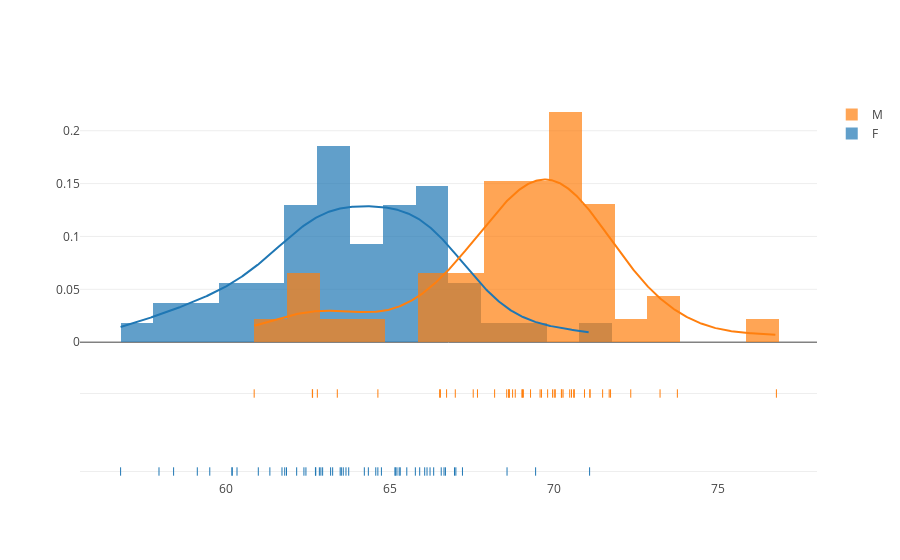

Source (notebook cell):
### Code cell
# https://docs.google.com/spreadsheets/d/1RYn7555m-q5gVXb9Kyp1AzteOkrUgdon3DHfkbEljT0/edit?usp=sharing
import pandas as pd
import plotly.figure_factory as pff
gs_URL = st.text_input("Public Google Sheet URL:","https://docs.google.com/spreadsheets/d/1RYn7555m-q5gVXb9Kyp1AzteOkrUgdon3DHfkbEljT0/edit#gid=0") 
googleSheetId = gs_URL.split("spreadsheets/d/")[1].split("/edit")[0]
worksheetName = st.text_input("Sheet Name:","Bivariate")
URL = f'https://docs.google.com/spreadsheets/d/{googleSheetId}/gviz/tq?tqx=out:csv&sheet={worksheetName}'
df = pd.read_csv(URL)
df = df.dropna(axis=1, how="all")
cq = df.pivot(columns='Gender',values='Height')
fig = pff.create_distplot([cq[c].dropna() for c in cq.columns], cq.columns)
fig.show()

### Figure 1 — Plotly figure (JSON) as saved in the notebook; plotly's stock layout.template omitted (floating-point values rounded to 4 significant figures; data arrays with more than 128 entries replaced by an {"elided": "..."} marker saying what was removed)
{"data": [{"autobinx": false, "histnorm": "probability density", "legendgroup": "F", "marker": {"color": "rgb(31, 119, 180)"}, "name": "F", "opacity": 0.7, "type": "histogram", "x": [66.96, 65.15, 62.89, 62.84, 59.12, 61.78, 64.62, 69.44, 62.73, 63.24, 63.47, 60.98, 57.95, 64.73, 63.74, 59.5, 62.94, 65.28, 65.21, 61.33, 62.72, 60.17, 62.15, 64.21, 68.57, 63.65, 66.64, 56.77, 71.09, 66.22, 63.18, 65.77, 63.57, 65.9, 60.18, 66.05, 61.7, 62.37, 66.69, 65.31, 60.33, 62.43, 66.33, 61.84, 63.51, 66.12, 66.56, 67.21, 58.39, 64.56, 67.0, 65.16, 65.51, 64.33], "xaxis": "x", "xbins": {"end": 71.09, "size": 1, "start": 56.77}, "yaxis": "y"}, {"autobinx": false, "histnorm": "probability density", "legendgroup": "M", "marker": {"color": "rgb(255, 127, 14)"}, "name": "M", "opacity": 0.7, "type": "histogram", "x": [66.99, 70.04, 71.48, 69.8, 73.24, 68.74, 69.06, 70.53, 71.72, 66.53, 70.62, 70.01, 63.39, 67.66, 76.79, 71.1, 72.34, 68.82, 68.63, 70.6, 70.22, 62.78, 66.72, 69.02, 70.28, 68.63, 68.62, 60.85, 69.57, 69.04, 70.24, 70.93, 68.56, 73.76, 69.62, 62.62, 69.28, 71.68, 66.51, 70.48, 67.53, 64.63, 62.63, 71.1, 69.96, 68.19], "xaxis": "x", "xbins": {"end": 76.79, "size": 1, "start": 60.85}, "yaxis": "y"}, {"legendgroup": "F", "marker": {"color": "rgb(31, 119, 180)"}, "mode": "lines", "name": "F", "showlegend": false, "type": "scatter", "x": {"elided": "500 float values"}, "xaxis": "x", "y": {"elided": "500 float values"}, "yaxis": "y"}, {"legendgroup": "M", "marker": {"color": "rgb(255, 127, 14)"}, "mode": "lines", "name": "M", "showlegend": false, "type": "scatter", "x": {"elided": "500 float values"}, "xaxis": "x", "y": {"elided": "500 float values"}, "yaxis": "y"}, {"legendgroup": "F", "marker": {"color": "rgb(31, 119, 180)", "symbol": "line-ns-open"}, "mode": "markers", "name": "F", "showlegend": false, "type": "scatter", "x": [66.96, 65.15, 62.89, 62.84, 59.12, 61.78, 64.62, 69.44, 62.73, 63.24, 63.47, 60.98, 57.95, 64.73, 63.74, 59.5, 62.94, 65.28, 65.21, 61.33, 62.72, 60.17, 62.15, 64.21, 68.57, 63.65, 66.64, 56.77, 71.09, 66.22, 63.18, 65.77, 63.57, 65.9, 60.18, 66.05, 61.7, 62.37, 66.69, 65.31, 60.33, 62.43, 66.33, 61.84, 63.51, 66.12, 66.56, 67.21, 58.39, 64.56, 67.0, 65.16, 65.51, 64.33], "xaxis": "x", "y": ["F", "F", "F", "F", "F", "F", "F", "F", "F", "F", "F", "F", "F", "F", "F", "F", "F", "F", "F", "F", "F", "F", "F", "F", "F", "F", "F", "F", "F", "F", "F", "F", "F", "F", "F", "F", "F", "F", "F", "F", "F", "F", "F", "F", "F", "F", "F", "F", "F", "F", "F", "F", "F", "F"], "yaxis": "y2"}, {"legendgroup": "M", "marker": {"color": "rgb(255, 127, 14)", "symbol": "line-ns-open"}, "mode": "markers", "name": "M", "showlegend": false, "type": "scatter", "x": [66.99, 70.04, 71.48, 69.8, 73.24, 68.74, 69.06, 70.53, 71.72, 66.53, 70.62, 70.01, 63.39, 67.66, 76.79, 71.1, 72.34, 68.82, 68.63, 70.6, 70.22, 62.78, 66.72, 69.02, 70.28, 68.63, 68.62, 60.85, 69.57, 69.04, 70.24, 70.93, 68.56, 73.76, 69.62, 62.62, 69.28, 71.68, 66.51, 70.48, 67.53, 64.63, 62.63, 71.1, 69.96, 68.19], "xaxis": "x", "y": ["M", "M", "M", "M", "M", "M", "M", "M", "M", "M", "M", "M", "M", "M", "M", "M", "M", "M", "M", "M", "M", "M", "M", "M", "M", "M", "M", "M", "M", "M", "M", "M", "M", "M", "M", "M", "M", "M", "M", "M", "M", "M", "M", "M", "M", "M"], "yaxis": "y2"}], "layout": {"barmode": "overlay", "hovermode": "closest", "legend": {"traceorder": "reversed"}, "xaxis": {"anchor": "y2", "domain": [0, 1], "zeroline": false}, "yaxis": {"anchor": "free", "domain": [0.35, 1], "position": 0}, "yaxis2": {"anchor": "x", "domain": [0, 0.25], "dtick": 1, "showticklabels": false}}}
